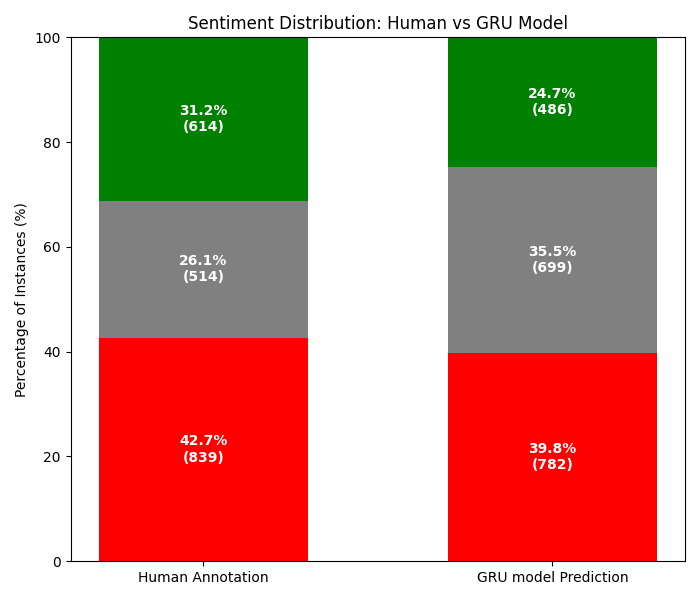

Python code for this plot:
# KERAS WORD TOKENIZER + GRU

import numpy as np, pandas as pd, torch, torch.nn as nn
from torch.utils.data import Dataset, DataLoader
from sklearn.preprocessing import LabelEncoder
from sklearn.model_selection import train_test_split
from sklearn.metrics import f1_score
import matplotlib.pyplot as plt
from tensorflow.keras.preprocessing.text import Tokenizer
from tensorflow.keras.preprocessing.sequence import pad_sequences
import random
import numpy as np
import pandas as pd
import matplotlib.pyplot as plt

# -------------------------
# Load Data
# -------------------------
df = pd.read_excel(
    "original data\TweeterManglishDS - filtered.xlsx"
)[['comment/tweet','majority_sent']].dropna()

df.columns = ['text','label']

le = LabelEncoder()
df['y'] = le.fit_transform(df['label'])
X = df['text']
y = df['y']

num_classes = len(le.classes_)

SEED = 42
random.seed(SEED)
np.random.seed(SEED)
torch.manual_seed(SEED)

X_train, X_test, y_train, y_test = train_test_split(
    X, y,
    test_size=0.2,
    stratify=y,
    random_state=SEED
)

# -------------------------
# Keras Tokenizer
# -------------------------
tk = Tokenizer(num_words=20000, oov_token="<OOV>")
tk.fit_on_texts(X_train)

X_train = pad_sequences(tk.texts_to_sequences(X_train), maxlen=100)
X_test  = pad_sequences(tk.texts_to_sequences(X_test),  maxlen=100)

# -------------------------
# Dataset
# -------------------------
class DS(Dataset):
    def __init__(self, X, y):
        self.X = torch.tensor(X, dtype=torch.long)
        self.y = torch.tensor(y.values, dtype=torch.long)  # ✅ FIX

    def __len__(self):
        return len(self.y)

    def __getitem__(self, i):
        return self.X[i], self.y[i]

train_loader = DataLoader(DS(X_train, y_train), batch_size=32, shuffle=True)
test_loader  = DataLoader(DS(X_test, y_test), batch_size=32)

# -------------------------
# GRU Model
# -------------------------
class TextGRU(nn.Module):
    def __init__(self):
        super().__init__()
        self.emb = nn.Embedding(20000, 128)
        self.gru = nn.GRU(
            input_size=128,
            hidden_size=128,
            batch_first=True
        )
        self.fc = nn.Linear(128, num_classes)

    def forward(self, x):
        x = self.emb(x)
        _, h_n = self.gru(x)
        return self.fc(h_n[-1])

model = TextGRU()

opt = torch.optim.Adam(model.parameters(), lr=1e-3)
loss_fn = nn.CrossEntropyLoss()

# -------------------------
# Train
# -------------------------
for _ in range(5):  # 5 epochs
    for x,y in train_loader:
        opt.zero_grad()
        loss = loss_fn(model(x), y)
        loss.backward()
        opt.step()


from sklearn.metrics import (
    f1_score,
    accuracy_score,
    precision_recall_fscore_support
)


# -------------------------
# Evaluate
# -------------------------
preds, trues = [], []
with torch.no_grad():
    for x, y in test_loader:
        logits = model(x)
        preds.extend(logits.argmax(1).numpy())
        trues.extend(y.numpy())

# Accuracy
accuracy = accuracy_score(trues, preds)

# Precision, Recall, F1 (macro, micro, weighted)
precision_macro, recall_macro, f1_macro, _ = precision_recall_fscore_support(
    trues, preds, average="macro", zero_division=0
)

precision_micro, recall_micro, f1_micro, _ = precision_recall_fscore_support(
    trues, preds, average="micro", zero_division=0
)

precision_weighted, recall_weighted, f1_weighted, _ = precision_recall_fscore_support(
    trues, preds, average="weighted", zero_division=0
)

print(f"Accuracy        : {accuracy:.4f}")
print(f"Precision (Macro): {precision_macro:.4f}")
print(f"Recall (Macro)   : {recall_macro:.4f}")
print(f"F1 (Macro)       : {f1_macro:.4f}")
print(f"F1 (Micro)       : {f1_micro:.4f}")
print(f"F1 (Weighted)    : {f1_weighted:.4f}")

# ===============================================================
# PREPARE SENTIMENT DISTRIBUTIONS
# ===============================================================

# --- Human annotation (test set only) ---
y_true = y_test.values
human_counts = np.bincount(y_true, minlength=num_classes)

# --- Model prediction ---
model_counts = np.bincount(preds, minlength=num_classes)

# Convert to percentages
human_pct = human_counts / human_counts.sum() * 100
model_pct = model_counts / model_counts.sum() * 100

sentiments = le.classes_  # e.g. ['negative','positive','neutral']

# ===============================================================
# STACKED BAR CHART (STYLE MATCHES REFERENCE)
# ===============================================================

fig, ax = plt.subplots(figsize=(7, 6))

x = np.arange(2)  # Human vs Model
bar_width = 0.6

colors = {
    "positive": "green",
    "negative": "red",
    "neutral": "gray"
}

bottom_human = 0
bottom_model = 0

for i, sent in enumerate(sentiments):
    # Human
    ax.bar(
        x[0],
        human_pct[i],
        bottom=bottom_human,
        color=colors[sent],
        width=bar_width
    )
    ax.text(
        x[0],
        bottom_human + human_pct[i] / 2,
        f"{human_pct[i]:.1f}%\n({human_counts[i]})",
        ha="center",
        va="center",
        color="white",
        fontsize=10,
        fontweight="bold"
    )

    # Model
    ax.bar(
        x[1],
        model_pct[i],
        bottom=bottom_model,
        color=colors[sent],
        width=bar_width
    )
    ax.text(
        x[1],
        bottom_model + model_pct[i] / 2,
        f"{model_pct[i]:.1f}%\n({model_counts[i]})",
        ha="center",
        va="center",
        color="white",
        fontsize=10,
        fontweight="bold"
    )

    bottom_human += human_pct[i]
    bottom_model += model_pct[i]

human_pct = human_counts / human_counts.sum() * 100
model_pct = model_counts / model_counts.sum() * 100
sentiments = le.classes_

# -------------------------
# Sentiment Distribution Table
# -------------------------
dist_df = pd.DataFrame({
    "Sentiment": sentiments,
    "Human_Count": human_counts,
    "Human_Percentage": human_pct,
    "Model_Count": model_counts,
    "Model_Percentage": model_pct
})


# ===============================================================
# AXIS & LABELS
# ===============================================================

ax.set_xticks(x)
ax.set_xticklabels(["Human Annotation", "GRU model Prediction"])
ax.set_ylabel("Percentage of Instances (%)")
ax.set_ylim(0, 100)

ax.set_title("Sentiment Distribution: Human vs GRU Model")

plt.tight_layout()
plt.show()

# -------------------------
# Save Results
# -------------------------
metrics_df = pd.DataFrame({
    "Model": ["Keras Word Tokenizer + GRU"],
    "Accuracy": [accuracy],
    "Precision-Macro": [precision_macro],
    "Recall-Macro": [recall_macro],
    "F1-Macro": [f1_macro],
    "F1-Micro": [f1_micro],
    "F1-Weighted": [f1_weighted]
})

with pd.ExcelWriter("Phase 3/Sentiment distribution/Keras Word Token/keras_word_gru.xlsx", engine="xlsxwriter") as writer:
    metrics_df.to_excel(writer, sheet_name="Metrics", index=False)
    dist_df.to_excel(writer, sheet_name="Sentiment_Distribution", index=False)
